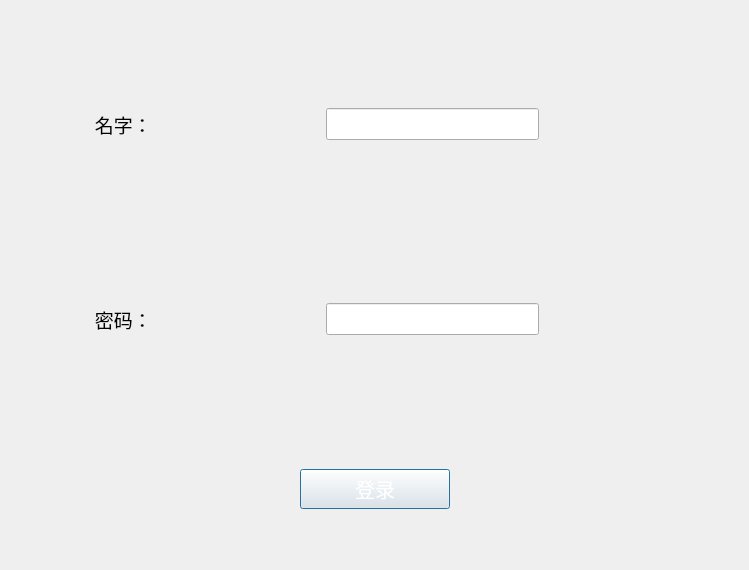
<?xml version="1.0" encoding="UTF-8"?>
<ui version="4.0">
 <class>Dialog</class>
 <widget class="QDialog" name="Dialog">
  <property name="geometry">
   <rect>
    <x>0</x>
    <y>0</y>
    <width>749</width>
    <height>570</height>
   </rect>
  </property>
  <property name="windowTitle">
   <string>Dialog</string>
  </property>
  <property name="styleSheet">
   <string notr="true">border-image: url(:/pre/cat2.jpg);</string>
  </property>
  <widget class="QWidget" name="layoutWidget">
   <property name="geometry">
    <rect>
     <x>0</x>
     <y>0</y>
     <width>751</width>
     <height>571</height>
    </rect>
   </property>
   <layout class="QVBoxLayout" name="verticalLayout">
    <item>
     <spacer name="verticalSpacer">
      <property name="orientation">
       <enum>Qt::Vertical</enum>
      </property>
      <property name="sizeType">
       <enum>QSizePolicy::Maximum</enum>
      </property>
      <property name="sizeHint" stdset="0">
       <size>
        <width>20</width>
        <height>20</height>
       </size>
      </property>
     </spacer>
    </item>
    <item>
     <layout class="QHBoxLayout" name="horizontalLayout">
      <item>
       <spacer name="horizontalSpacer_7">
        <property name="orientation">
         <enum>Qt::Horizontal</enum>
        </property>
        <property name="sizeType">
         <enum>QSizePolicy::Preferred</enum>
        </property>
        <property name="sizeHint" stdset="0">
         <size>
          <width>40</width>
          <height>20</height>
         </size>
        </property>
       </spacer>
      </item>
      <item>
       <spacer name="horizontalSpacer_9">
        <property name="orientation">
         <enum>Qt::Horizontal</enum>
        </property>
        <property name="sizeType">
         <enum>QSizePolicy::Preferred</enum>
        </property>
        <property name="sizeHint" stdset="0">
         <size>
          <width>40</width>
          <height>20</height>
         </size>
        </property>
       </spacer>
      </item>
      <item>
       <widget class="QLabel" name="S_name">
        <property name="sizePolicy">
         <sizepolicy hsizetype="Preferred" vsizetype="Expanding">
          <horstretch>24</horstretch>
          <verstretch>24</verstretch>
         </sizepolicy>
        </property>
        <property name="minimumSize">
         <size>
          <width>7</width>
          <height>0</height>
         </size>
        </property>
        <property name="maximumSize">
         <size>
          <width>160</width>
          <height>90</height>
         </size>
        </property>
        <property name="font">
         <font>
          <family>楷体</family>
          <pointsize>14</pointsize>
          <weight>50</weight>
          <italic>false</italic>
          <bold>false</bold>
         </font>
        </property>
        <property name="styleSheet">
         <string notr="true">border-image: url(:/pre/32.png);
font: 14pt &quot;楷体&quot;;</string>
        </property>
        <property name="text">
         <string>   名字：</string>
        </property>
       </widget>
      </item>
      <item>
       <spacer name="horizontalSpacer">
        <property name="orientation">
         <enum>Qt::Horizontal</enum>
        </property>
        <property name="sizeType">
         <enum>QSizePolicy::Preferred</enum>
        </property>
        <property name="sizeHint" stdset="0">
         <size>
          <width>40</width>
          <height>20</height>
         </size>
        </property>
       </spacer>
      </item>
      <item>
       <spacer name="horizontalSpacer_5">
        <property name="orientation">
         <enum>Qt::Horizontal</enum>
        </property>
        <property name="sizeType">
         <enum>QSizePolicy::Preferred</enum>
        </property>
        <property name="sizeHint" stdset="0">
         <size>
          <width>40</width>
          <height>20</height>
         </size>
        </property>
       </spacer>
      </item>
      <item>
       <widget class="QLineEdit" name="D_name">
        <property name="font">
         <font>
          <pointsize>15</pointsize>
         </font>
        </property>
        <property name="styleSheet">
         <string notr="true">border-image: url(:/pre/30.png);</string>
        </property>
        <property name="text">
         <string/>
        </property>
       </widget>
      </item>
      <item>
       <spacer name="horizontalSpacer_13">
        <property name="orientation">
         <enum>Qt::Horizontal</enum>
        </property>
        <property name="sizeHint" stdset="0">
         <size>
          <width>40</width>
          <height>20</height>
         </size>
        </property>
       </spacer>
      </item>
     </layout>
    </item>
    <item>
     <spacer name="verticalSpacer_3">
      <property name="orientation">
       <enum>Qt::Vertical</enum>
      </property>
      <property name="sizeType">
       <enum>QSizePolicy::Maximum</enum>
      </property>
      <property name="sizeHint" stdset="0">
       <size>
        <width>20</width>
        <height>40</height>
       </size>
      </property>
     </spacer>
    </item>
    <item>
     <layout class="QHBoxLayout" name="horizontalLayout_2">
      <item>
       <spacer name="horizontalSpacer_8">
        <property name="orientation">
         <enum>Qt::Horizontal</enum>
        </property>
        <property name="sizeType">
         <enum>QSizePolicy::Preferred</enum>
        </property>
        <property name="sizeHint" stdset="0">
         <size>
          <width>40</width>
          <height>20</height>
         </size>
        </property>
       </spacer>
      </item>
      <item>
       <spacer name="horizontalSpacer_10">
        <property name="orientation">
         <enum>Qt::Horizontal</enum>
        </property>
        <property name="sizeType">
         <enum>QSizePolicy::Preferred</enum>
        </property>
        <property name="sizeHint" stdset="0">
         <size>
          <width>40</width>
          <height>20</height>
         </size>
        </property>
       </spacer>
      </item>
      <item>
       <widget class="QLabel" name="S_password">
        <property name="sizePolicy">
         <sizepolicy hsizetype="Preferred" vsizetype="Expanding">
          <horstretch>24</horstretch>
          <verstretch>24</verstretch>
         </sizepolicy>
        </property>
        <property name="maximumSize">
         <size>
          <width>160</width>
          <height>90</height>
         </size>
        </property>
        <property name="font">
         <font>
          <family>楷体</family>
          <pointsize>14</pointsize>
          <weight>50</weight>
          <italic>false</italic>
          <bold>false</bold>
         </font>
        </property>
        <property name="styleSheet">
         <string notr="true">border-image: url(:/pre/32.png);
font: 14pt &quot;楷体&quot;;</string>
        </property>
        <property name="text">
         <string>   密码：</string>
        </property>
       </widget>
      </item>
      <item>
       <spacer name="horizontalSpacer_2">
        <property name="orientation">
         <enum>Qt::Horizontal</enum>
        </property>
        <property name="sizeType">
         <enum>QSizePolicy::Preferred</enum>
        </property>
        <property name="sizeHint" stdset="0">
         <size>
          <width>40</width>
          <height>20</height>
         </size>
        </property>
       </spacer>
      </item>
      <item>
       <spacer name="horizontalSpacer_6">
        <property name="orientation">
         <enum>Qt::Horizontal</enum>
        </property>
        <property name="sizeType">
         <enum>QSizePolicy::Preferred</enum>
        </property>
        <property name="sizeHint" stdset="0">
         <size>
          <width>40</width>
          <height>20</height>
         </size>
        </property>
       </spacer>
      </item>
      <item>
       <widget class="QLineEdit" name="D_password">
        <property name="font">
         <font>
          <pointsize>15</pointsize>
         </font>
        </property>
        <property name="styleSheet">
         <string notr="true">border-image: url(:/pre/30.png);</string>
        </property>
       </widget>
      </item>
      <item>
       <spacer name="horizontalSpacer_14">
        <property name="orientation">
         <enum>Qt::Horizontal</enum>
        </property>
        <property name="sizeHint" stdset="0">
         <size>
          <width>40</width>
          <height>20</height>
         </size>
        </property>
       </spacer>
      </item>
     </layout>
    </item>
    <item>
     <spacer name="verticalSpacer_2">
      <property name="orientation">
       <enum>Qt::Vertical</enum>
      </property>
      <property name="sizeType">
       <enum>QSizePolicy::Preferred</enum>
      </property>
      <property name="sizeHint" stdset="0">
       <size>
        <width>20</width>
        <height>40</height>
       </size>
      </property>
     </spacer>
    </item>
    <item>
     <layout class="QHBoxLayout" name="horizontalLayout_3">
      <item>
       <spacer name="horizontalSpacer_3">
        <property name="orientation">
         <enum>Qt::Horizontal</enum>
        </property>
        <property name="sizeType">
         <enum>QSizePolicy::Preferred</enum>
        </property>
        <property name="sizeHint" stdset="0">
         <size>
          <width>40</width>
          <height>20</height>
         </size>
        </property>
       </spacer>
      </item>
      <item>
       <spacer name="horizontalSpacer_11">
        <property name="orientation">
         <enum>Qt::Horizontal</enum>
        </property>
        <property name="sizeType">
         <enum>QSizePolicy::Preferred</enum>
        </property>
        <property name="sizeHint" stdset="0">
         <size>
          <width>40</width>
          <height>20</height>
         </size>
        </property>
       </spacer>
      </item>
      <item>
       <widget class="QPushButton" name="P_denglu">
        <property name="sizePolicy">
         <sizepolicy hsizetype="Fixed" vsizetype="Fixed">
          <horstretch>0</horstretch>
          <verstretch>0</verstretch>
         </sizepolicy>
        </property>
        <property name="maximumSize">
         <size>
          <width>150</width>
          <height>40</height>
         </size>
        </property>
        <property name="font">
         <font>
          <family>楷体</family>
          <pointsize>15</pointsize>
         </font>
        </property>
        <property name="styleSheet">
         <string notr="true">color: rgb(255, 255, 255);
border-image: url(:/pre/button_before.png);</string>
        </property>
        <property name="text">
         <string>登录</string>
        </property>
       </widget>
      </item>
      <item>
       <spacer name="horizontalSpacer_12">
        <property name="orientation">
         <enum>Qt::Horizontal</enum>
        </property>
        <property name="sizeType">
         <enum>QSizePolicy::Preferred</enum>
        </property>
        <property name="sizeHint" stdset="0">
         <size>
          <width>40</width>
          <height>20</height>
         </size>
        </property>
       </spacer>
      </item>
      <item>
       <spacer name="horizontalSpacer_4">
        <property name="orientation">
         <enum>Qt::Horizontal</enum>
        </property>
        <property name="sizeType">
         <enum>QSizePolicy::Preferred</enum>
        </property>
        <property name="sizeHint" stdset="0">
         <size>
          <width>40</width>
          <height>20</height>
         </size>
        </property>
       </spacer>
      </item>
     </layout>
    </item>
   </layout>
  </widget>
 </widget>
 <resources>
  <include location="images/picture.qrc"/>
 </resources>
 <connections/>
</ui>
